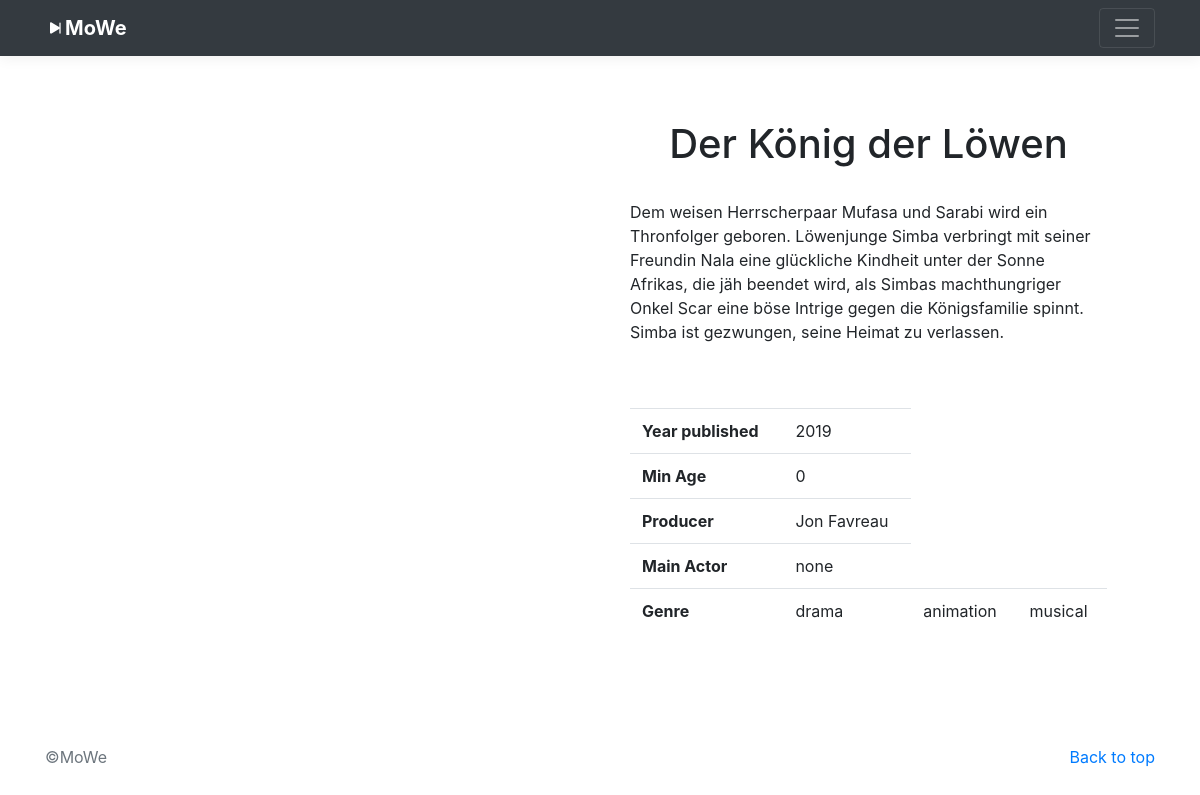
The app's page /php/movie_detail.php?pk=2 with its own data.
### tables this page shows
CREATE TABLE movie (
    movie_pk int NOT NULL AUTO_INCREMENT,
    name varchar(50),
    yearpublished int NOT NULL,
    producer varchar(50),
    imageURL varchar(250),
    description_short varchar(255),
    description varchar(1000),
    fsk int(2) NOT NULL,
    mainActor varchar(50),
    PRIMARY KEY (movie_pk)
);

CREATE TABLE genre (
    genre_pk int NOT NULL AUTO_INCREMENT,
    name varchar(20),
    PRIMARY KEY (genre_pk)
);

### php/movie_detail.php (the view, shortened to what this page needs)
<?php
    $con = mysqli_connect('localhost', 'root', '', 'movielibrary');
    include("include/header.php");
            $moviePk = $_REQUEST['pk'];
            $sql = "SELECT * FROM movie WHERE movie_pk = $moviePk";
            $movie = mysqli_query($con,$sql);
            $movieRow = mysqli_fetch_array($movie);
            $join = "SELECT g.name AS genre, m.* FROM genre g, movie m, movieGenre mg WHERE mg.movie_fk = m.movie_pk AND mg.genre_fk = g.genre_pk AND m.movie_pk = '$moviePk'";
            $getGenres = mysqli_query($con,$join);
            echo '
            <main role="main">
                <div class="container p-5">
                    <div class="row">
                        <div class="col-lg-6">
                            <div class="container">
                                <img class="img-fluid" src="'.$movieRow['imageURL'].'" alt="">
                            </div>
                        </div>
                        <div class="col-lg-6">
                            <div class="container pt-3">
                                <h1 class="text-center">'. $movieRow['name'].'</h1><br>
                                <p>'.$movieRow['description'].'</p><br><br>
                                <table class="table">
                                    <tbody>
                                        <tr>
                                            <th scope="row">Year published</th>
                                            <td>'.$movieRow['yearpublished'].'</td>
                                        </tr>
                                        <tr>
                                            <th scope="row">Min Age</th>
                                            <td>'.$movieRow['fsk'].'</td>
                                        </tr>
                                        <tr>
                                            <th scope="row">Producer</th>
                                            <td>'.$movieRow['producer'].'</td>
                                        </tr>
                                        <tr>
                                            <th scope="row">Main Actor</th>
                                            <td>'.$movieRow['mainActor'].'</td>
                                        </tr>
                                        <tr>
                                            <th scope="row">Genre</th>';
                                            while($g = mysqli_fetch_assoc($getGenres)){
                                                echo '<td>'.$g['genre'].'</td>';
                                            }
                                            echo'
                                        </tr>
                                    </tbody>
                                </table>
                            </div>
                        </div>
                    </div>
                </div>
            </main>
            <footer class="text-muted">
                <div class="container">
                    <p class="float-right">
                        <a class="text-decoration-none" href="#">Back to top</a>
                    </p>
                    <p>&copy;MoWe </p>
                </div>
            </footer>
        </body>
    </html>';
?>

### php/include/header.php (shortened to what this page needs)
<html>
<head>
    <link rel="stylesheet" href="https://maxcdn.bootstrapcdn.com/bootstrap/4.5.0/css/bootstrap.min.css" />
    <link rel="stylesheet" href="../css/gallery.css" />
</head>
<body>
    <header>
        <div class="navbar navbar-dark bg-dark box-shadow">
            <div class="container d-flex justify-content-between">
                <a href="index.php" class="navbar-brand d-flex align-items-center">
                    <strong>MoWe</strong>
                </a>
                <button class="navbar-toggler" type="button" data-toggle="collapse" data-target="#navbarHeader" aria-controls="navbarHeader" aria-expanded="false" aria-label="Toggle navigation">
                    <span class="navbar-toggler-icon"></span>
                </button>
            </div>
        </div>
    </header>

### css/gallery.css (style rules this page uses)
:root { --jumbotron-padding-y: 3rem; }
footer { padding-top: 3rem; padding-bottom: 3rem; }
footer p { margin-bottom: .25rem; }
.box-shadow { box-shadow: 0 .25rem .75rem rgba(0, 0, 0, .05); }

### records on screen
movie: name "Der König der Löwen", description "Dem weisen Herrscherpaar Mufasa und Sarabi wird ein Thronfolger geboren. Löwenjunge Simba verbringt mit seiner Freundin Nala eine glückliche Kindheit unter der Sonne Afrikas, die jäh beendet wird, als Simbas machthungriger Onkel Scar eine böse Intrige gegen die Königsfamilie spinnt. Simba ist gezwungen, seine Heimat zu verlassen.", yearpublished "2019", fsk "0", producer "Jon Favreau", mainActor "none"
genre: name "drama"
genre: name "animation"
genre: name "musical"
